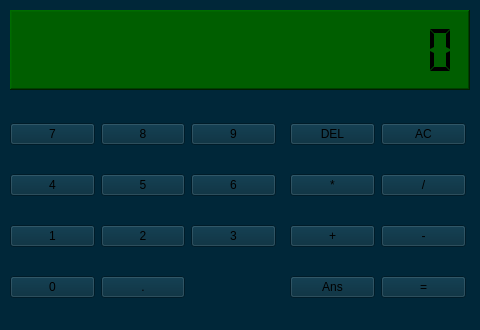
<?xml version="1.0" encoding="UTF-8"?>
<ui version="4.0">
 <class>CalculatorMainWindow</class>
 <widget class="QMainWindow" name="CalculatorMainWindow">
  <property name="windowModality">
   <enum>Qt::NonModal</enum>
  </property>
  <property name="geometry">
   <rect>
    <x>0</x>
    <y>0</y>
    <width>480</width>
    <height>330</height>
   </rect>
  </property>
  <property name="minimumSize">
   <size>
    <width>480</width>
    <height>330</height>
   </size>
  </property>
  <property name="maximumSize">
   <size>
    <width>480</width>
    <height>330</height>
   </size>
  </property>
  <property name="windowTitle">
   <string>Калькулятор</string>
  </property>
  <property name="styleSheet">
   <string notr="true">background-color: rgb(0, 39, 57);
</string>
  </property>
  <property name="tabShape">
   <enum>QTabWidget::Rounded</enum>
  </property>
  <widget class="QWidget" name="central_widget">
   <widget class="QLCDNumber" name="lcd_number_main">
    <property name="geometry">
     <rect>
      <x>10</x>
      <y>10</y>
      <width>460</width>
      <height>80</height>
     </rect>
    </property>
    <property name="minimumSize">
     <size>
      <width>460</width>
      <height>80</height>
     </size>
    </property>
    <property name="layoutDirection">
     <enum>Qt::LeftToRight</enum>
    </property>
    <property name="autoFillBackground">
     <bool>false</bool>
    </property>
    <property name="styleSheet">
     <string notr="true">background-color: rgb(0, 94, 0);</string>
    </property>
    <property name="frameShape">
     <enum>QFrame::WinPanel</enum>
    </property>
    <property name="frameShadow">
     <enum>QFrame::Raised</enum>
    </property>
    <property name="lineWidth">
     <number>2</number>
    </property>
    <property name="midLineWidth">
     <number>0</number>
    </property>
    <property name="smallDecimalPoint">
     <bool>true</bool>
    </property>
    <property name="digitCount">
     <number>15</number>
    </property>
    <property name="segmentStyle">
     <enum>QLCDNumber::Flat</enum>
    </property>
    <property name="intValue" stdset="0">
     <number>0</number>
    </property>
   </widget>
   <widget class="QWidget" name="gridLayoutWidget">
    <property name="geometry">
     <rect>
      <x>10</x>
      <y>100</y>
      <width>266</width>
      <height>221</height>
     </rect>
    </property>
    <layout class="QGridLayout" name="grid_layout_nums">
     <item row="1" column="2">
      <widget class="QPushButton" name="button_6">
       <property name="text">
        <string>6</string>
       </property>
      </widget>
     </item>
     <item row="3" column="1">
      <widget class="QPushButton" name="button_dot">
       <property name="text">
        <string>.</string>
       </property>
      </widget>
     </item>
     <item row="1" column="0">
      <widget class="QPushButton" name="button_4">
       <property name="text">
        <string>4</string>
       </property>
      </widget>
     </item>
     <item row="0" column="2">
      <widget class="QPushButton" name="button_9">
       <property name="text">
        <string>9</string>
       </property>
      </widget>
     </item>
     <item row="2" column="0">
      <widget class="QPushButton" name="button_1">
       <property name="text">
        <string>1</string>
       </property>
      </widget>
     </item>
     <item row="0" column="0">
      <widget class="QPushButton" name="button_7">
       <property name="text">
        <string>7</string>
       </property>
      </widget>
     </item>
     <item row="0" column="1">
      <widget class="QPushButton" name="button_8">
       <property name="text">
        <string>8</string>
       </property>
      </widget>
     </item>
     <item row="1" column="1">
      <widget class="QPushButton" name="button_5">
       <property name="text">
        <string>5</string>
       </property>
      </widget>
     </item>
     <item row="2" column="1">
      <widget class="QPushButton" name="button_2">
       <property name="text">
        <string>2</string>
       </property>
      </widget>
     </item>
     <item row="2" column="2">
      <widget class="QPushButton" name="button_3">
       <property name="text">
        <string>3</string>
       </property>
      </widget>
     </item>
     <item row="3" column="0">
      <widget class="QPushButton" name="button_0">
       <property name="text">
        <string>0</string>
       </property>
      </widget>
     </item>
    </layout>
   </widget>
   <widget class="QWidget" name="gridLayoutWidget_2">
    <property name="geometry">
     <rect>
      <x>290</x>
      <y>100</y>
      <width>176</width>
      <height>221</height>
     </rect>
    </property>
    <layout class="QGridLayout" name="grid_layout_opers_main">
     <item row="0" column="1">
      <widget class="QPushButton" name="button_del">
       <property name="text">
        <string>DEL</string>
       </property>
      </widget>
     </item>
     <item row="0" column="2">
      <widget class="QPushButton" name="button_ac">
       <property name="text">
        <string>AC</string>
       </property>
      </widget>
     </item>
     <item row="3" column="2">
      <widget class="QPushButton" name="button_result">
       <property name="text">
        <string>=</string>
       </property>
      </widget>
     </item>
     <item row="2" column="1">
      <widget class="QPushButton" name="button_sum">
       <property name="text">
        <string>+</string>
       </property>
      </widget>
     </item>
     <item row="1" column="2">
      <widget class="QPushButton" name="button_div">
       <property name="text">
        <string>/</string>
       </property>
      </widget>
     </item>
     <item row="3" column="1">
      <widget class="QPushButton" name="button_ans">
       <property name="text">
        <string>Ans</string>
       </property>
      </widget>
     </item>
     <item row="1" column="1">
      <widget class="QPushButton" name="button_mul">
       <property name="text">
        <string>*</string>
       </property>
      </widget>
     </item>
     <item row="2" column="2">
      <widget class="QPushButton" name="button_sub">
       <property name="text">
        <string>-</string>
       </property>
      </widget>
     </item>
    </layout>
   </widget>
  </widget>
 </widget>
 <resources/>
 <connections/>
</ui>
